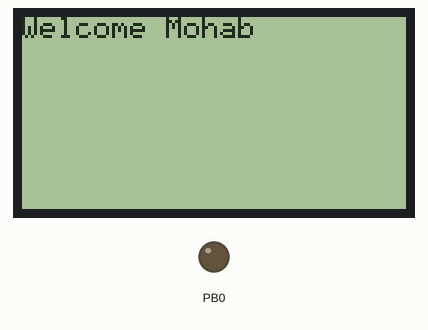
Recording of a program running on a simulated ATmega32, built with avr-gcc and emulated at 8 MHz. Shown: 128×64 one-colour display, output pins drawn as LEDs (lit = HIGH). Wiring (inferred from the names in the program): KS0108 128×64 LCD: RS PC0; R/W PC1; E PC2; CS1 PC3; CS2 PC4; data PA0, PA1, PA2, PA3, PA4, PA5, PA6, PA7; reset PC5. Pins used as bus, display or sensor lines are not drawn.

Above: at 0.2 s.

The program:

main.c
```c
/*************************************************
*  FILE  DESCRIPTION
*------------------------------------------------
*     File: main.c
*     Description: Application on Graphical LCD
*
****************************************************/

#define F_CPU 8000000UL				/* Define CPU clock Frequency 8MHz */
#include <util/delay.h>
#include "std_types.h"
#include "BIT_MATH.h"
#include "GLCD_interface.h"
#include "Dio_interface.h"
#include "KPAD.h"


int main(void)
{

	char y[50];
    GLCD_VoidInit();
    KPAD_Init();
    GLCD_voidClearScreen();
	GLCD_voidSendString(0, "Welcome Mohab");

	while(1)
	{
	 y[0] = KPAD_Read();
	 GLCD_voidSendString(1, y);
	}
}
```

GLCD.c
```c
/*************************************************
*  FILE  DESCRIPTION
*------------------------------------------------
*     File: GLCD.c
*     Description: Contains functions of Graphical LCD
*
****************************************************/
#include "util/delay.h"
#include "std_types.h"

#include "BIT_MATH.h"
#include "Dio_interface.h"
#include "GLCD_Font_Header.h"

#include "GLCD_interface.h"

/*======================================================================================*
 *======================================================================================*/

void GLCD_voidSendCommand(u8 Copy_u8Command)
{
	/*1. Set RS with Low --> for command */
	DIO_voidSetPinValue(GLCD_CTRL_PORT, GLCD_RS_PIN, DIO_u8LOW);
	/*2. Set RW to Low to write          */
	DIO_voidSetPinValue(GLCD_CTRL_PORT, GLCD_RW_PIN, DIO_u8LOW);
	/*3. Set Command on data Pins 		 */
	DIO_voidSetPortValue(GLCD_DATA_PORT, Copy_u8Command);
	/*4. Send Enable Pulse	(min 1us)	 */
	DIO_voidSetPinValue(GLCD_CTRL_PORT, GLCD_EN_PIN, DIO_u8HIGH);
	_delay_us(5);
	DIO_voidSetPinValue(GLCD_CTRL_PORT, GLCD_EN_PIN, DIO_u8LOW);

}
/*======================================================================================*
 *======================================================================================*/
void GLCD_voidSendData(u8 Copy_u8Data)
{

	/*1- set RS with HIGH --> for data */
	DIO_voidSetPinValue(GLCD_CTRL_PORT, GLCD_RS_PIN, DIO_u8HIGH);
	/*2- set RW to low to write*/
	DIO_voidSetPinValue(GLCD_CTRL_PORT, GLCD_RW_PIN, DIO_u8LOW);
	/*3- set Data on data pins*/
	DIO_voidSetPortValue(GLCD_DATA_PORT, Copy_u8Data);
	/*4- send enable pulse*/
	DIO_voidSetPinValue(GLCD_CTRL_PORT, GLCD_EN_PIN, DIO_u8HIGH);
	_delay_us(5);
	DIO_voidSetPinValue(GLCD_CTRL_PORT, GLCD_EN_PIN, DIO_u8LOW);
}
/*======================================================================================*
 *======================================================================================*/
void GLCD_VoidInit()
{
 /*1. Set Direction of Pins*/
	DIO_voidSetPortDirection(GLCD_DATA_PORT, 0xFF);
	DIO_voidSetPinDirection(GLCD_CTRL_PORT, GLCD_CS1_PIN,DIO_u8HIGH);
	DIO_voidSetPinDirection(GLCD_CTRL_PORT, GLCD_CS2_PIN,DIO_u8HIGH);
	DIO_voidSetPinDirection(GLCD_CTRL_PORT, GLCD_RS_PIN ,DIO_u8HIGH);
	DIO_voidSetPinDirection(GLCD_CTRL_PORT, GLCD_RW_PIN ,DIO_u8HIGH);
	DIO_voidSetPinDirection(GLCD_CTRL_PORT, GLCD_EN_PIN ,DIO_u8HIGH);
	DIO_voidSetPinDirection(GLCD_CTRL_PORT, GLCD_RST_PIN,DIO_u8HIGH);
 /*2. Select both left & right half of display & Keep reset pin high*/
	DIO_voidSetPinValue(GLCD_CTRL_PORT, GLCD_CS1_PIN, DIO_u8HIGH);
	DIO_voidSetPinValue(GLCD_CTRL_PORT, GLCD_CS2_PIN, DIO_u8HIGH);
	DIO_voidSetPinValue(GLCD_CTRL_PORT, GLCD_RST_PIN, DIO_u8HIGH);
	_delay_ms(20);
 /*3. Set Addresses of Display*/
	GLCD_voidSendCommand(0x3E);				/*Display OFF*/
	GLCD_voidSendCommand(0x40);				/*Set Y address    (column     = 0)*/
	GLCD_voidSendCommand(0xB8);				/*Set X address    (Page       = 0)*/
	GLCD_voidSendCommand(0xC0);				/*Set Line address (Start line = 0)*/
	GLCD_voidSendCommand(0x3F);				/*Display ON*/

}
/*======================================================================================*
 *======================================================================================*/
void GLCD_voidClearScreen()
{
	u8 i,j;
	/*Select two segments for clear*/
	DIO_voidSetPinValue(GLCD_CTRL_PORT, GLCD_CS1_PIN, DIO_u8HIGH);
	DIO_voidSetPinValue(GLCD_CTRL_PORT, GLCD_CS2_PIN, DIO_u8HIGH);
	for(i=0 ; i < TOTAL_PAGES ; i++)
	{
		GLCD_voidSendCommand((0xB8)+i);   /* Increment page each 64 column*/
		for(j = 0; j < 64; j++)
		{
			GLCD_voidSendData(0);		  /*Write Zeros to all 64 Columns */
		}
	}
	GLCD_voidSendCommand(0x40);			  /*Set Y address (column     = 0)*/
	GLCD_voidSendCommand(0xB8);			  /*Set X address (Page       = 0)*/
}
/*======================================================================================*
 *======================================================================================*/
void GLCD_voidChooseSegment(u8 Copy_u8Segment_No)
{
	if( Copy_u8Segment_No == Left_only)
	{
		DIO_voidSetPinValue(GLCD_CTRL_PORT, GLCD_CS1_PIN, DIO_u8HIGH);
		DIO_voidSetPinValue(GLCD_CTRL_PORT, GLCD_CS2_PIN, DIO_u8LOW);
	}
	else if( Copy_u8Segment_No == Right_only)
	{
		DIO_voidSetPinValue(GLCD_CTRL_PORT, GLCD_CS1_PIN, DIO_u8LOW);
		DIO_voidSetPinValue(GLCD_CTRL_PORT, GLCD_CS2_PIN, DIO_u8HIGH);
	}
	else if( Copy_u8Segment_No == Both)
	{
		DIO_voidSetPinValue(GLCD_CTRL_PORT, GLCD_CS1_PIN, DIO_u8HIGH);
		DIO_voidSetPinValue(GLCD_CTRL_PORT, GLCD_CS2_PIN, DIO_u8HIGH);
	}
	else
	{
		// nothing
	}
}
/*======================================================================================*
 *======================================================================================*/
void GLCD_voidGoto(u8 Copy_u8Page, u8 Copy_u8Segment, u8 Copy_u8Column )
{

	switch(Copy_u8Page)
	{
	case Page_0: GLCD_voidSendCommand(0xB8); break;
	case Page_1: GLCD_voidSendCommand(0xB9); break;
	case Page_2: GLCD_voidSendCommand(0xBA); break;
	case Page_3: GLCD_voidSendCommand(0xBB); break;
	case Page_4: GLCD_voidSendCommand(0xBC); break;
	case Page_5: GLCD_voidSendCommand(0xBD); break;
	case Page_6: GLCD_voidSendCommand(0xBE); break;
	case Page_7: GLCD_voidSendCommand(0xBF); break;
	}
	GLCD_voidChooseSegment(Copy_u8Segment);
	GLCD_voidSendCommand(Copy_u8Column);

}
/*======================================================================================*
 *======================================================================================*/
void GLCD_voidSendString(u8 Page_No, const char* Copy_Str)
{
DIO_voidSetPinDirection(DIO_u8PORT_B, DIO_u8PIN_0, DIO_u8OUTPUT);

	u8 Local_Counter = 0;
	u16 Page = ( (0xB8) + Page_No );
	f32 Page_Inc = 0.5; /*every row is considered two pages one for each segment*/
	u8 Y_Address = 0;
	//GLCD_voidSendCommand(Page);
	/* begin with the left side  CS1=1 CS2 =0*/
	//DIO_voidSetPinValue(GLCD_CTRL_PORT, GLCD_CS1_PIN, DIO_u8HIGH);
	//DIO_voidSetPinValue(GLCD_CTRL_PORT, GLCD_CS2_PIN, DIO_u8LOW);
	GLCD_voidGoto(Page_No , Left_only, 0x40);
	while(Copy_Str[Local_Counter] != '\0')
	{
		if( Y_Address >= 126 )/*126 to prevent the last character from
								displaying part in page and the other part in next page*/
		{
		    DIO_u8TogglePinValue(GLCD_CTRL_PORT, GLCD_CS1_PIN);
		    DIO_u8TogglePinValue(GLCD_CTRL_PORT, GLCD_CS2_PIN);
		    GLCD_voidSendCommand(0x40);
			GLCD_voidSendCommand(Page + Page_Inc);
			Page_Inc = Page_Inc + 0.5;
			Y_Address = 0;
			DIO_voidSetPinValue(DIO_u8PORT_B, DIO_u8PIN_0, DIO_u8HIGH);
		}

		for(u8 i=0 ; i < FONT_SIZE ; i++)
		{
			GLCD_voidSendData(font[(Copy_Str[Local_Counter] - 0x20)][i]);
			if( ((Y_Address + 1)%64 == 0)    )
			{
				DIO_u8TogglePinValue(GLCD_CTRL_PORT, GLCD_CS1_PIN);
				DIO_u8TogglePinValue(GLCD_CTRL_PORT, GLCD_CS2_PIN);
			    GLCD_voidSendCommand(0x40); //*Starts from first column in each segment*/
			    GLCD_voidSendCommand(Page + Page_Inc);
				Page_Inc = Page_Inc + 0.5;
			}

			Y_Address++;
		}
		if((Y_Address+1)%64 != 0)
		{
			GLCD_voidSendData(0);
			Y_Address++;

		}
		if((Y_Address+1)%64 == 0)

		{
			DIO_u8TogglePinValue(GLCD_CTRL_PORT, GLCD_CS1_PIN);
			DIO_u8TogglePinValue(GLCD_CTRL_PORT, GLCD_CS2_PIN);
			GLCD_voidSendCommand(Page+Page_Inc);
			Page_Inc = Page_Inc + 0.5;
		}
		Local_Counter++;
	}
	//GLCD_voidSendCommand(0x40);
	//GLCD_voidSendCommand(0xB8);
	GLCD_voidGoto(0 , Left_only, 0x40);
}
/*======================================================================================*
 *======================================================================================*/
```

GLCD_interface.h
```c
/*************************************************
*  FILE  DESCRIPTION
*------------------------------------------------
*     File: GLCD_interfaces.h
*     Description: Contains interfaces with MCU
*
****************************************************/

#ifndef GLCD_INTERFACE_H_
#define GLCD_INTERFACE_H_

#define GLCD_DATA_PORT			DIO_u8PORT_A
#define GLCD_CTRL_PORT	        DIO_u8PORT_C
#define GLCD_RS_PIN		        DIO_u8PIN_0
#define GLCD_RW_PIN		        DIO_u8PIN_1
#define GLCD_EN_PIN		        DIO_u8PIN_2
#define GLCD_CS1_PIN	        DIO_u8PIN_3
#define GLCD_CS2_PIN	        DIO_u8PIN_4
#define GLCD_RST_PIN	        DIO_u8PIN_5

#define TOTAL_PAGES		     	8
#define FONT_SIZE     5


enum Segments {Left_only = 0, Right_only = 1, Both = 2};
enum Pages    {Page_0 = 0, Page_1, Page_2, Page_3, Page_4, Page_5, Page_6, Page_7};


void GLCD_VoidInit();
void GLCD_voidClearScreen();

void GLCD_voidSendCommand(u8 Copy_u8Command);
void GLCD_voidSendData(u8 Copy_u8Data);


void GLCD_voidSendString(u8 Page_No, const char* Copy_Str);
void GLCD_voidChooseSegment(u8 Copy_u8Segment_No);
void GLCD_voidGoto(u8 Copy_u8Page, u8 Copy_u8Segment, u8 Copy_u8Column );


#endif /* GLCD_INTERFACE_H_ */
```

KPAD.c
```c
/*
 * KPAD.c
 *
 *  Created on: Dec 16, 2022
 *      Author: My-Computer
 */

#include "std_types.h"
#include "BIT_MATH.h"
#include "Dio_interface.h"
#include "KPAD.h"
#include "util/delay.h"

u16 Key_Pressed[4][4] = { {'7','8','9','/'},
						  {'4','5','6','*'},
					      {'1','2','3','-'},
					      {'c','0','=','+'}  };

u8 KPAD_Init()
{

	u8 Local_check = SUCCSSES;

	DIO_voidSetPinDirection(KPAD_PORT, DIO_u8PIN_0, DIO_u8OUTPUT);
	DIO_voidSetPinDirection(KPAD_PORT, DIO_u8PIN_1, DIO_u8OUTPUT);
	DIO_voidSetPinDirection(KPAD_PORT, DIO_u8PIN_2, DIO_u8OUTPUT);
	DIO_voidSetPinDirection(KPAD_PORT, DIO_u8PIN_3, DIO_u8OUTPUT);

	DIO_voidSetPinDirection(KPAD_PORT, DIO_u8PIN_4, DIO_u8INPUT );
	DIO_voidSetPinDirection(KPAD_PORT, DIO_u8PIN_5, DIO_u8INPUT );
	DIO_voidSetPinDirection(KPAD_PORT, DIO_u8PIN_6, DIO_u8INPUT );
	DIO_voidSetPinDirection(KPAD_PORT, DIO_u8PIN_7, DIO_u8INPUT );

	return Local_check;

}

u16 KPAD_Read(){

	u8 Row = 0;
	u8 Column = 0;
	u8 local_check = SUCCSSES;

	while(DIO_u8GetNibbleValue(KPAD_PORT, DIO_u8UPPER) == 0)
	{

		for( Row = 0; Row < 4 ; Row++)
		{
			DIO_voidSetPinValue(KPAD_PORT, Row ,DIO_u8HIGH );
			for( Column = (0 + 4) ;Column < (4+4) ; Column++)
			{
				if(DIO_u8GetPinValue(KPAD_PORT, Column) == 1)
				{
					DIO_voidSetPinValue(KPAD_PORT, Row ,DIO_u8LOW );
					_delay_ms(300);// time between two presses
					return Key_Pressed[Row][Column-4];
				}
				else
				{
					//check next Column
				}
			}
			DIO_voidSetPinValue(KPAD_PORT, Row ,DIO_u8LOW );

		}//end for
	}//end while check


	return local_check;


}//End KPAD_Read
```

KPAD.h
```c
/*
 * KPAD.h
 *
 *  Created on: Dec 16, 2022
 *      Author: My-Computer
 */

#ifndef KPAD_H_
#define KPAD_H_

#define KPAD_PORT		DIO_u8PORT_A
#define SUCCSSES			1

u8 KPAD_Init();
u16 KPAD_Read();

#endif /* KPAD_H_ */
```

Dio_interface.h
```c
/*
 * Dio_interface.h
 *
 *  Created on: 12 Aug 2021
 *      Author: omar
 */

#ifndef DIO_INTERFACE_H_
#define DIO_INTERFACE_H_

/*Port Defines*/

#define DIO_u8PORT_A 			0
#define DIO_u8PORT_B 			1
#define DIO_u8PORT_C 			2
#define DIO_u8PORT_D 			3


/*Pins Defines*/
#define DIO_u8PIN_0 			0
#define DIO_u8PIN_1 			1
#define DIO_u8PIN_2 			2
#define DIO_u8PIN_3 			3
#define DIO_u8PIN_4 			4
#define DIO_u8PIN_5 			5
#define DIO_u8PIN_6 			6
#define DIO_u8PIN_7 			7

/*value*/
#define DIO_u8HIGH 				1
#define DIO_u8LOW 				0
/*Direction of Pin*/
#define DIO_u8OUTPUT			1
#define DIO_u8INPUT				0
/*Upper or Lower Nibble*/
#define DIO_u8UPPER				1
#define DIO_u8LOWER				0


/*IO Pins*/
void DIO_voidSetPinDirection(u8 Copy_u8PortId,u8 Copy_u8PinId,u8 Copy_u8PinDir);

void DIO_voidSetPinValue(u8 Copy_u8PortId,u8 Copy_u8PinId,u8 Copy_u8PinValue);

u8 DIO_u8GetPinValue(u8 Copy_u8PortId,u8 Copy_u8PinId);

void DIO_u8TogglePinValue(u8 Copy_u8PortId, u8 Copy_u8PinId);

/*Port Pins*/

void DIO_voidSetPortDirection(u8 Copy_u8PortId, u8 Copy_u8PinDir);

void DIO_voidSetPortValue(u8 Copy_u8PortId,u8 Copy_u8PinsValues);
void DIO_voidSetUpperNibbleValue(u8 Copy_u8PortId,u8 Copy_u8PinsValues);

u8 DIO_u8GetPortValue(u8 Copy_u8PortId);


u8 DIO_u8GetNibbleValue(u8 Copy_u8PortId, u8 Copy_u8UpperOrLower);


#endif /* DIO_INTERFACE_H_ */
```

Dio_reg.h
```c
/*
 * Dio_reg.h
 *
 *  Created on: 12 Aug 2021
 *      Author: omar
 */

#ifndef DIO_REG_H_
#define DIO_REG_H_


/* Group A registers*/
#define PORTA				*((volatile u8*)0x3B)
#define DDRA				*((volatile u8*)0x3A)
#define PINA				*((volatile u8*)0x39)
/* Group B registers*/
#define PORTB				*((volatile u8*)0x38)
#define DDRB				*((volatile u8*)0x37)
#define PINB				*((volatile u8*)0x36)
/* Group C registers*/
#define PORTC				*((volatile u8*)0x35)
#define DDRC				*((volatile u8*)0x34)
#define PINC				*((volatile u8*)0x33)
/* Group D registers*/
#define PORTD				*((volatile u8*)0x32)
#define DDRD				*((volatile u8*)0x31)
#define PIND				*((volatile u8*)0x30)


#endif /* DIO_REG_H_ */
```

BIT_MATH.h
```c
/*
 * BIT_MATH.h
 *
 *  Created on: 19 Aug 2021
 *      Author: omar
 */

#ifndef BIT_MATH_H_
#define BIT_MATH_H_

#define SET_BIT(Reg,Bit)		( (Reg) |=  ( (1) << (Bit) ) )
#define CLR_BIT(Reg,Bit)		( (Reg) &= ~( (1) << (Bit) ) )
#define TGL_BIT(Reg,Bit)		( (Reg) ^=  ( (1) << (Bit) ) )
#define GET_BIT(Reg,Bit)		( (Reg) >>   (Bit)&( 1 ) )


#endif /* BIT_MATH_H_ */
```

std_types.h
```c
/*
 * std_types.h
 *
 *  Created on: 19 Aug 2021
 *      Author: omar
 */

#ifndef STD_TYPES_H_
#define STD_TYPES_H_
//my std_types
typedef unsigned char		u8;
typedef	signed char 		s8;

typedef unsigned short int 	u16;
typedef signed short int 	s16;

typedef unsigned long int 	u32;
typedef signed long int 	s32;

typedef float 				f32;
typedef double 				f64;

#endif /* STD_TYPES_H_ */
```

Source omitted: D_Font_Header.h (data table, 4285 bytes), Dio_program.c (9224 bytes)
